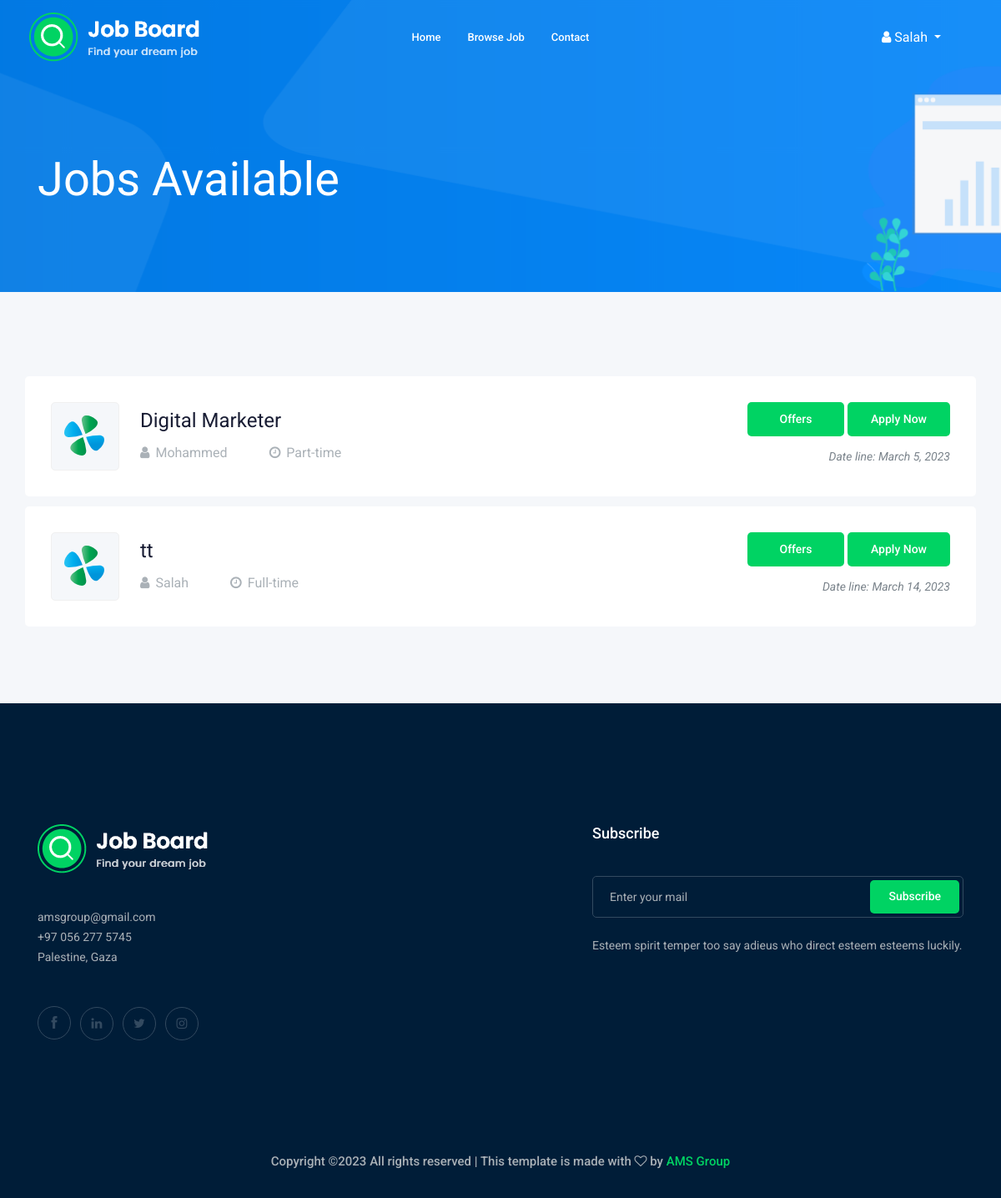
Page /home/Marketing/ (signed in) on the earlier database version.
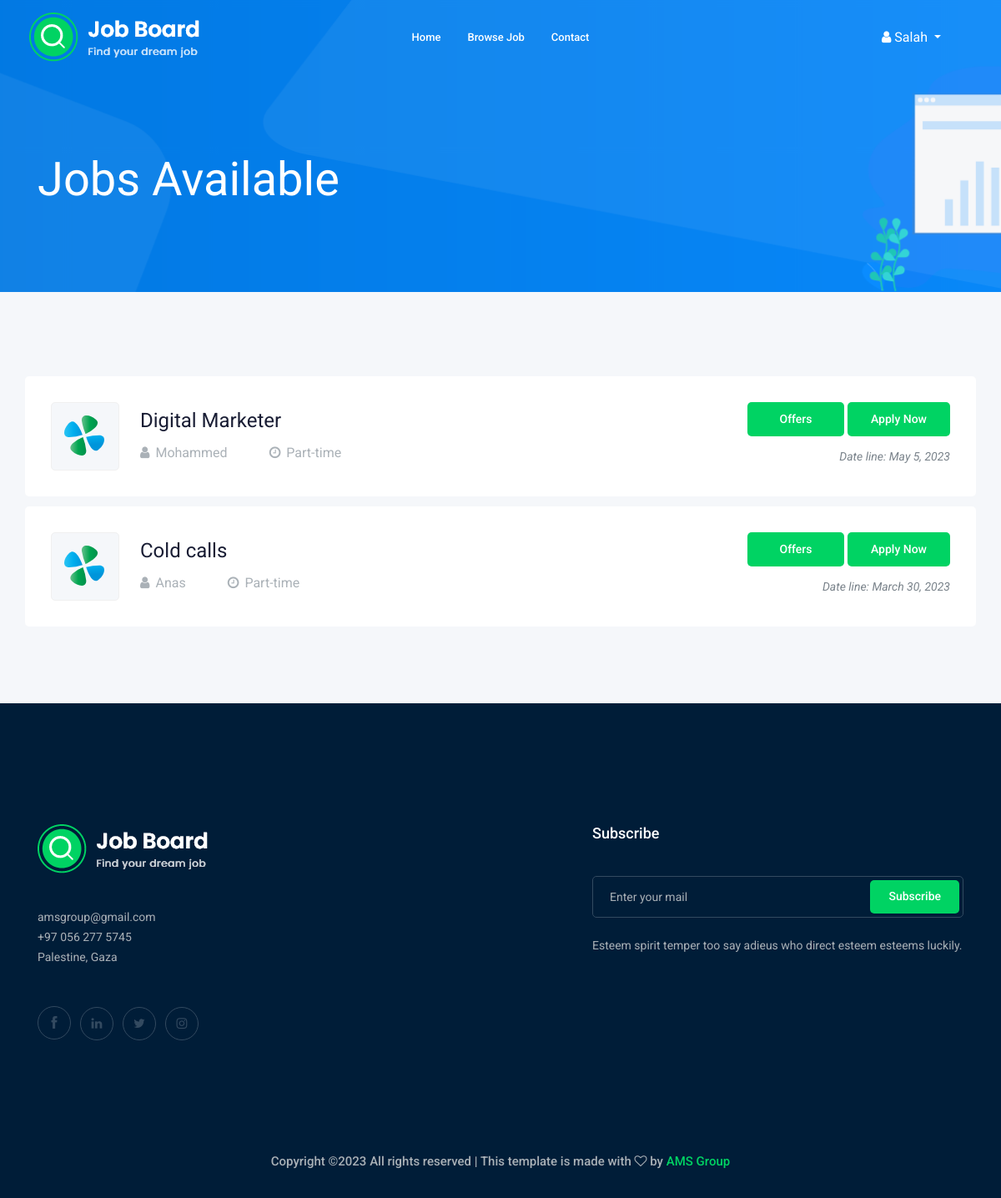
Same page on the later database version.
### job/models.py (models this page shows, shortened)
class job(models.Model):
    title = models.CharField(max_length=30)
    description = models.TextField(max_length=6000)
    created_at = models.DateTimeField(auto_now_add=True)
    deadline = models.DateTimeField()
    salary = models.FloatField(blank=True)
    category = models.ForeignKey(category, on_delete=models.CASCADE)
    created_by = models.ForeignKey(customer, on_delete=models.CASCADE)
    cover = models.ImageField(upload_to="img/post/", null=True)
    job_nature = models.CharField(max_length=30, null=True)

class customer(models.Model):
    user = models.OneToOneField(User, on_delete=models.CASCADE)
    card = models.IntegerField()
    country = models.CharField(max_length=100)
    image = models.ImageField(upload_to="img/customer/", null=True)
    def __str__(self):
        return str(self.user.username)

### job/views.py (the view)
# urls.py: path('home/<str:c>/', views.all_jobs, name="all_jobs"),
@login_required
def all_jobs(request,c):
    alljobs=categorys.objects.all()
    job = jobs.objects.order_by('-id')[:5]
    alljobs = jobs.objects.filter(
        category__name__contains=c)
    context = {
                "alljobs":alljobs,
                "job": job,
            }
    return render(request,"pages/a.html",context)

### templates/pages/a.html (shortened to what this page needs)
{% extends 'base.html' %}
{% load static %}
{% block header %}{% include "includes/header.html" %}{% endblock %}
{% block content %}
    <div class="bradcam_area bradcam_bg_1">
        <div class="container">
            <div class="row">
                <div class="col-xl-12">
                    <div class="bradcam_text">
                        <h3>Jobs Available</h3>
                    </div>
                </div>
            </div>
        </div>
    </div>
    <div class="job_listing_area plus_padding">
        <div class="container">
            <div class="row">
                <div class="col-lg-25">
                    <div class="job_lists m-0">
                        <div class="row">
                            {% for job in alljobs %}
                                <div class="col-lg-12 col-md-12">
                                    <div class="single_jobs white-bg d-flex justify-content-between">
                                        <div class="jobs_left d-flex align-items-center">
                                            <div class="thumb">
                                                <img src="{% static 'img/1.svg' %}" alt="">
                                            </div>
                                            <div class="jobs_conetent">
                                                <h4>{{job.title}}</h4>
                                                <div class="links_locat d-flex align-items-center">
                                                    <div class="location">
                                                        <p> <i class="fa fa-user"></i>{{job.created_by}}</p>
                                                    </div>
                                                    <div class="location">
                                                        <p> <i class="fa fa-clock-o"></i>{{ job.job_nature }}</p>
                                                    </div>
                                                </div>
                                            </div>
                                        </div>
                                        <div class="jobs_right">
                                            <div class="apply_now">
                                                <a href="{% url 'offers' job.id %}" class="boxed-btn3">&nbsp;&nbsp; Offers &nbsp;&nbsp;</a>
                                                <a href="{% url 'job_details' job.pk %}" class="boxed-btn3">Apply Now</a>
                                            </div>
                                            <div class="date">
                                                <p>Date line: {{job.deadline.date}}</p>
                                            </div>
                                        </div>
                                    </div>
                                </div>
                            {% endfor %}
                        </div>
                    </div>
                </div>
            </div>
        </div>
    </div>
{% endblock %}
{% block footer %}
    {% include "includes/footer.html" %}
{% endblock  %}

Differences in the rows shown:
no longer on this page (row edited): job: title "tt", created_by "Salah", job_nature "Full-time", deadline "March 14, 2023"
changed job "Digital Marketer": deadline "March 5, 2023" → "May 5, 2023"
now on this page (row edited): job: title "Cold calls", created_by "Anas", job_nature "Part-time", deadline "March 30, 2023"
